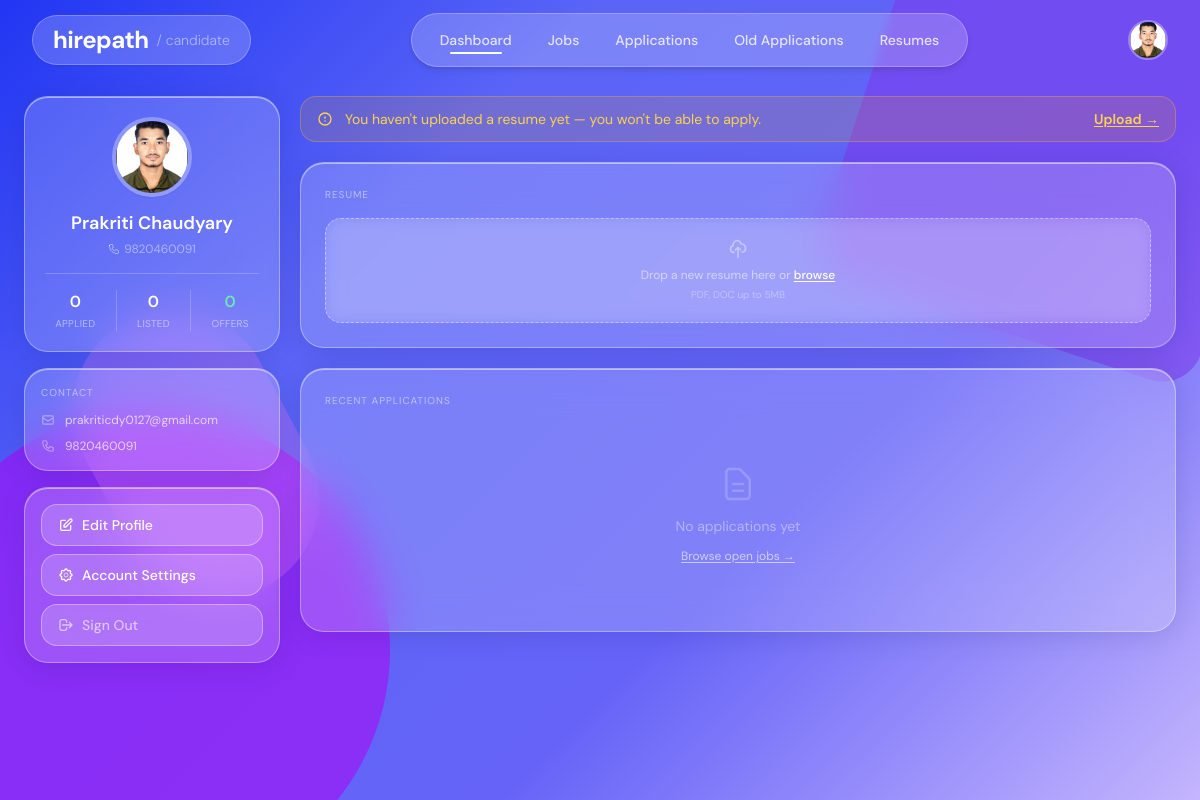
The page /dashboard/candidate/ (signed in) on the database as committed earlier.
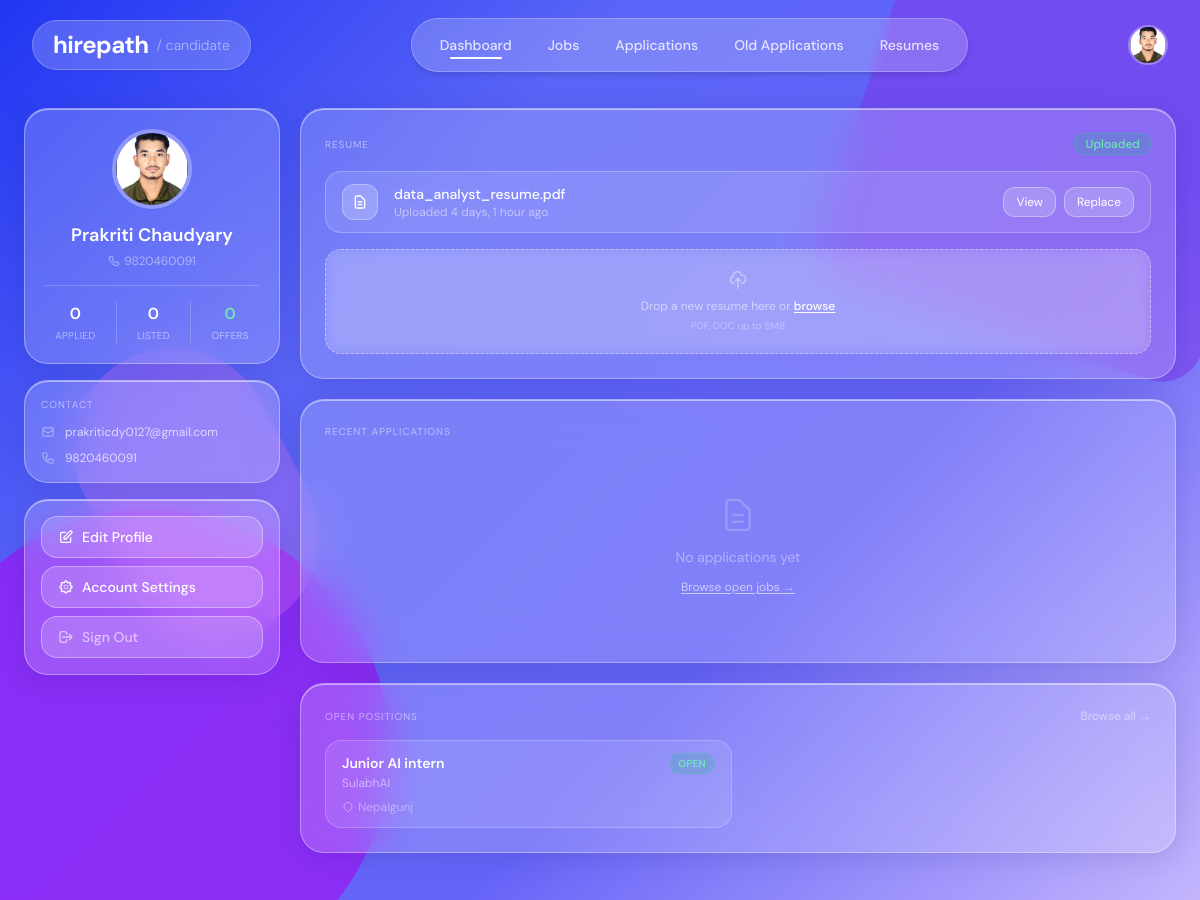
The same page on the database as committed later.
### applications/models.py (models this page shows, shortened)
class Resume(models.Model):
    candidate   = models.ForeignKey(
                    'accounts.CandidateProfile',
                    on_delete=models.CASCADE,
                    related_name="resumes",
                  )
    file        = models.FileField(upload_to="resumes/")
    label       = models.CharField(
                    max_length=100, blank=True,
                    help_text="Optional label, e.g. 'Software Engineer Resume v2'",
                  )
    uploaded_at = models.DateTimeField(auto_now_add=True)
    is_default  = models.BooleanField(default=False)
    class Meta:
        ordering = ["-uploaded_at"]
    @property
    def filename(self):
        return self.file.name.split("/")[-1]

### jobs/models.py (models this page shows, shortened)
class Job(models.Model):
    class JobType(models.TextChoices):
        FULL_TIME  = "full_time",  "Full-time"
        PART_TIME  = "part_time",  "Part-time"
        CONTRACT   = "contract",   "Contract"
        INTERNSHIP = "internship", "Internship"
        REMOTE     = "remote",     "Remote"
        HYBRID     = "hybrid",     "Hybrid"
    class Status(models.TextChoices):
        OPEN   = "open",   "Open"
        CLOSED = "closed", "Closed"
        DRAFT  = "draft",  "Draft"
    class QualificationLevel(models.TextChoices):
        ANY        = "",           "Any / Not specified"
        DIPLOMA    = "diploma",    "Diploma"
        BACHELOR   = "bachelor",   "Bachelor's Degree"
        MASTER     = "master",     "Master's Degree"
        PHD        = "phd",        "PhD / Doctorate"
    company          = models.ForeignKey(
                         CompanyProfile,
                         on_delete=models.CASCADE,
                         related_name="jobs"
                       )
    title            = models.CharField(max_length=255)
    description      = models.TextField()
    requirements     = models.TextField(blank=True, help_text="Detailed role requirements")
    responsibilities = models.TextField(blank=True, help_text="Key responsibilities")
    experience_required    = models.IntegerField(
                               default=0,
                               help_text="Minimum years of experience required"
                             )
    qualification_required = models.CharField(
                               max_length=20,
                               choices=QualificationLevel.choices,
                               default=QualificationLevel.ANY,
                               blank=True,
                               help_text="Minimum qualification level required"
                             )
    skills           = models.ManyToManyField(Skill, blank=True)
    location         = models.CharField(max_length=255, blank=True)
    job_type         = models.CharField(
                         max_length=20,
                         choices=JobType.choices,
                         default=JobType.FULL_TIME
                       )
    salary_min       = models.PositiveIntegerField(null=True, blank=True)
    salary_max       = models.PositiveIntegerField(null=True, blank=True)
    salary_currency  = models.CharField(max_length=10, default="NPR")
    status           = models.CharField(
                         max_length=10,
                         choices=Status.choices,
                         default=Status.OPEN
                       )
    deadline         = models.DateField(null=True, blank=True)
    created_at       = models.DateTimeField(auto_now_add=True)
    updated_at       = models.DateTimeField(auto_now=True)
    results_published    = models.BooleanField(default=False)
    shortlist_email_sent = models.BooleanField(default=False)
    class Meta:
        ordering = ["-created_at"]

### accounts/models.py (models this page shows, shortened)
class CompanyProfile(models.Model):
    user         = models.OneToOneField(User, on_delete=models.CASCADE)
    phone           = models.CharField(max_length=20, blank=True)
    company_name = models.CharField(max_length=255)
    description  = models.TextField()
    website      = models.URLField(blank=True, null=True)
    location     = models.CharField(max_length=255, blank=True, null=True)
    logo         = models.ImageField(upload_to='company_logos/', blank=True, null=True)

### accounts/views.py (the view)
# urls.py: path("dashboard/candidate/", views.candidate_dashboard,      name="candidate_dashboard"),
@login_required
def candidate_dashboard(request):
    candidate = CandidateProfile.objects.filter(user=request.user).first()
    if not candidate:
        return redirect('company_dashboard')
    applications = (
        Application.objects
        .filter(candidate=candidate)
        .select_related('job__company', 'resume')
        .order_by('-applied_at')
    )
    total       = applications.count()
    pending     = applications.filter(status=Application.Status.PENDING).count()
    shortlisted = applications.filter(status=Application.Status.SHORTLISTED).count()
    offered     = applications.filter(status=Application.Status.HIRED).count()
    recent_applications = (
        applications
        .exclude(status=Application.Status.WITHDRAWN)
        [:5]
    )
    recent_jobs = (
        Job.objects
        .filter(status=Job.Status.OPEN)
        .prefetch_related('skills')
        .order_by('-created_at')[:6]
    )
    skills_list = [
        s.strip()
        for s in (candidate.skills or '').split(',')
        if s.strip()
    ]
    education_list = [
        line.strip()
        for line in (candidate.education or '').splitlines()
        if line.strip()
    ]
    return render(request, 'accounts/candidate_dashboard.html', {
        'candidate':           candidate,
        'total':               total,
        'pending':             pending,
        'shortlisted':         shortlisted,
        'offered':             offered,
        'recent_applications': recent_applications,
        'recent_jobs':         recent_jobs,
        'has_resumes':         candidate.resumes.exists(),
        'skills_list':         skills_list,
        'education_list':      education_list,
    })

### jobs/context_processors.py (called while the page is built)
def to_shortlist_count(request):
    if not request.user.is_authenticated:
        return {}
    try:
        company = CompanyProfile.objects.get(user=request.user)
        count = Job.objects.filter(
            company=company,
            results_published=True,
            shortlist_email_sent=False,
        ).count()
        return {'to_shortlist_count': count}
    except CompanyProfile.DoesNotExist:
        return {}

### templates/accounts/candidate_dashboard.html (shortened to what the changed rows need)
{% extends "candidate_base.html" %}
{% block main_content %}
<main class="relative z-10 max-w-7xl mx-auto px-4 md:px-6 pt-[12vh] pb-12">
  <div class="flex flex-col lg:flex-row gap-5">
    <div class="flex-1 flex flex-col gap-5 min-w-0">
      {% if not has_resumes %}
      <div class="flex items-start gap-3 bg-amber-500/15 border border-amber-400/30 rounded-2xl px-4 py-3">
        <svg class="w-4 h-4 text-amber-300 flex-shrink-0 mt-0.5" fill="none" stroke="currentColor" viewBox="0 0 24 24">
          <path stroke-linecap="round" stroke-linejoin="round" stroke-width="2" d="M12 9v2m0 4h.01M21 12a9 9 0 11-18 0 9 9 0 0118 0z"/>
        </svg>
        <p class="text-amber-300 text-sm flex-1">You haven't uploaded a resume yet — you won't be able to apply.</p>
        <a href="{% url 'resume_manager' %}" class="text-amber-300 hover:text-white text-sm font-semibold underline underline-offset-2 flex-shrink-0">Upload →</a>
      </div>
      {% endif %}
      <div class="glass rounded-3xl p-6">
        <div class="flex items-center justify-between mb-4">
          <p class="text-[10px] text-white/50 uppercase tracking-widest">Resume</p>
          {% if has_resumes %}
          <span class="text-xs text-emerald-300 bg-emerald-500/20 border border-emerald-400/30 px-2.5 py-0.5 rounded-full font-medium">Uploaded</span>
          {% endif %}
        </div>
        {% if has_resumes %}
          {% for r in candidate.resumes.all %}{% if r.is_default %}
          <div class="flex items-center gap-4 bg-white/10 border border-white/25 rounded-2xl px-4 py-3 mb-4">
            <div class="w-9 h-9 bg-white/20 border border-white/30 rounded-xl flex items-center justify-center flex-shrink-0">
              <svg class="w-4 h-4 text-white" fill="none" stroke="currentColor" viewBox="0 0 24 24">
                <path stroke-linecap="round" stroke-linejoin="round" stroke-width="2" d="M9 12h6m-6 4h6m2 5H7a2 2 0 01-2-2V5a2 2 0 012-2h5.586a1 1 0 01.707.293l5.414 5.414a1 1 0 01.293.707V19a2 2 0 01-2 2z"/>
              </svg>
            </div>
            <div class="flex-1 min-w-0">
              <p class="text-sm font-medium text-white truncate">{{ r.label|default:r.filename }}</p>
              <p class="text-xs text-white/50">Uploaded {{ r.uploaded_at|timesince }} ago</p>
            </div>
            <div class="flex gap-2 flex-shrink-0">
              <a href="{{ r.file.url }}" target="_blank" class="action-btn text-xs px-3 py-1.5 rounded-xl">View</a>
              <a href="{% url 'resume_manager' %}" class="action-btn text-xs px-3 py-1.5 rounded-xl">Replace</a>
            </div>
          </div>
          {% endif %}{% endfor %}
        {% endif %}
      </div>
      {% if recent_jobs %}
      <div class="glass rounded-3xl p-6">
        <div class="flex items-center justify-between mb-4">
          <p class="text-[10px] text-white/50 uppercase tracking-widest">Open Positions</p>
          <a href="{% url 'job_list' %}" class="text-xs text-white/50 hover:text-white transition-colors">Browse all →</a>
        </div>
        <div class="grid grid-cols-1 sm:grid-cols-2 gap-3">
          {% for job in recent_jobs %}
          <a href="{% url 'job_detail' job.id %}"
             class="group flex flex-col gap-2 bg-white/10 hover:bg-white/20 border border-white/20 hover:border-white/40 rounded-2xl px-4 py-3 transition-all">
            <div class="flex items-start justify-between gap-2">
              <div class="min-w-0">
                <p class="text-sm font-semibold text-white truncate">{{ job.title }}</p>
                <p class="text-xs text-white/50 mt-0.5">{{ job.company.company_name }}</p>
              </div>
              <span class="text-[10px] text-emerald-300 bg-emerald-500/20 border border-emerald-400/30 px-2 py-0.5 rounded-full font-semibold flex-shrink-0 uppercase tracking-wide">Open</span>
            </div>
            {% if job.location %}
            <p class="text-xs text-white/40 flex items-center gap-1">
              <svg class="w-3 h-3 flex-shrink-0" fill="none" stroke="currentColor" viewBox="0 0 24 24">
                <path stroke-linecap="round" stroke-linejoin="round" stroke-width="2" d="M17.657 16.657L13.414 20.9a1.998 1.998 0 01-2.827 0l-4.244-4.243a8 8 0 1111.314 0z"/>
              </svg>
              {{ job.location }}
            </p>
            {% endif %}
          </a>
          {% endfor %}
        </div>
      </div>
      {% endif %}
    </div>
  </div>
</main>
{% endblock %}

Rows that differ between the two databases and show on the page:
added Resume: label "data_analyst_resume.pdf", uploaded_at "4 days, 1 hour"
added Job: title "Junior AI intern", company.company_name "SulabhAI", location "Nepalgunj"
Other text that changed with them:
text no longer shown: "You haven't uploaded a resume yet — you won't be able to apply. Upload →"
text now shown: "Uploaded OPEN POSITIONS Browse all →"
